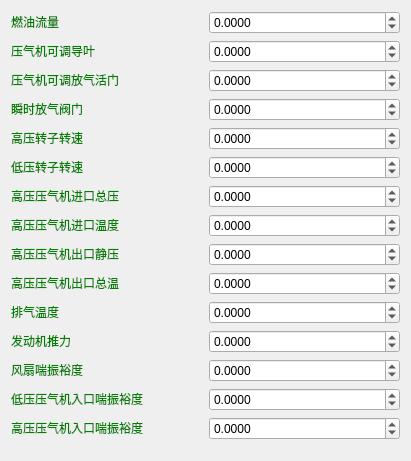
     <widget class="QWidget" name="layoutWidget">
      <property name="geometry">
       <rect>
        <x>880</x>
        <y>320</y>
        <width>411</width>
        <height>461</height>
       </rect>
      </property>
      <layout class="QVBoxLayout" name="verticalLayout">
       <item>
        <layout class="QHBoxLayout" name="horizontalLayout_59">
         <item>
          <widget class="QLabel" name="label_83">
           <property name="text">
            <string>&lt;html&gt;&lt;head/&gt;&lt;body&gt;&lt;p&gt;&lt;span style=&quot; color:#008000;&quot;&gt;燃油流量&lt;/span&gt;&lt;/p&gt;&lt;/body&gt;&lt;/html&gt;</string>
           </property>
          </widget>
         </item>
         <item>
          <widget class="QDoubleSpinBox" name="enginebox1">
           <property name="decimals">
            <number>4</number>
           </property>
           <property name="minimum">
            <double>-100.000000000000000</double>
           </property>
           <property name="maximum">
            <double>1000.000000000000000</double>
           </property>
          </widget>
         </item>
        </layout>
       </item>
       <item>
        <layout class="QHBoxLayout" name="horizontalLayout_60">
         <item>
          <widget class="QLabel" name="label_84">
           <property name="text">
            <string>&lt;html&gt;&lt;head/&gt;&lt;body&gt;&lt;p&gt;&lt;span style=&quot; color:#008000;&quot;&gt;压气机可调导叶&lt;/span&gt;&lt;/p&gt;&lt;/body&gt;&lt;/html&gt;</string>
           </property>
          </widget>
         </item>
         <item>
          <widget class="QDoubleSpinBox" name="enginebox1_2">
           <property name="decimals">
            <number>4</number>
           </property>
           <property name="minimum">
            <double>-100.000000000000000</double>
           </property>
           <property name="maximum">
            <double>1000.000000000000000</double>
           </property>
          </widget>
         </item>
        </layout>
       </item>
       <item>
        <layout class="QHBoxLayout" name="horizontalLayout_61">
         <item>
          <widget class="QLabel" name="label_96">
           <property name="text">
            <string>&lt;html&gt;&lt;head/&gt;&lt;body&gt;&lt;p&gt;&lt;span style=&quot; color:#008000;&quot;&gt;压气机可调放气活门&lt;/span&gt;&lt;/p&gt;&lt;/body&gt;&lt;/html&gt;</string>
           </property>
          </widget>
         </item>
         <item>
          <widget class="QDoubleSpinBox" name="enginebox1_3">
           <property name="decimals">
            <number>4</number>
           </property>
           <property name="minimum">
            <double>-100.000000000000000</double>
           </property>
           <property name="maximum">
            <double>1000.000000000000000</double>
           </property>
          </widget>
         </item>
        </layout>
       </item>
       <item>
        <layout class="QHBoxLayout" name="horizontalLayout_62">
         <item>
          <widget class="QLabel" name="label_105">
           <property name="text">
            <string>&lt;html&gt;&lt;head/&gt;&lt;body&gt;&lt;p&gt;&lt;span style=&quot; color:#008000;&quot;&gt;瞬时放气阀门&lt;/span&gt;&lt;/p&gt;&lt;/body&gt;&lt;/html&gt;</string>
           </property>
          </widget>
         </item>
         <item>
          <widget class="QDoubleSpinBox" name="enginebox1_4">
           <property name="decimals">
            <number>4</number>
           </property>
           <property name="minimum">
            <double>-100.000000000000000</double>
           </property>
           <property name="maximum">
            <double>1000.000000000000000</double>
           </property>
          </widget>
         </item>
        </layout>
       </item>
       <item>
        <layout class="QHBoxLayout" name="horizontalLayout_63">
         <item>
          <widget class="QLabel" name="label_106">
           <property name="text">
            <string>&lt;html&gt;&lt;head/&gt;&lt;body&gt;&lt;p&gt;&lt;span style=&quot; color:#008000;&quot;&gt;高压转子转速&lt;/span&gt;&lt;/p&gt;&lt;/body&gt;&lt;/html&gt;</string>
           </property>
          </widget>
         </item>
         <item>
          <widget class="QDoubleSpinBox" name="enginebox1_5">
           <property name="decimals">
            <number>4</number>
           </property>
           <property name="minimum">
            <double>-100.000000000000000</double>
           </property>
           <property name="maximum">
            <double>1000.000000000000000</double>
           </property>
          </widget>
         </item>
        </layout>
       </item>
       <item>
        <layout class="QHBoxLayout" name="horizontalLayout_64">
         <item>
          <widget class="QLabel" name="label_114">
           <property name="text">
            <string>&lt;html&gt;&lt;head/&gt;&lt;body&gt;&lt;p&gt;&lt;span style=&quot; color:#008000;&quot;&gt;低压转子转速&lt;/span&gt;&lt;/p&gt;&lt;/body&gt;&lt;/html&gt;</string>
           </property>
          </widget>
         </item>
         <item>
          <widget class="QDoubleSpinBox" name="enginebox1_6">
           <property name="decimals">
            <number>4</number>
           </property>
           <property name="minimum">
            <double>-100.000000000000000</double>
           </property>
           <property name="maximum">
            <double>1000.000000000000000</double>
           </property>
          </widget>
         </item>
        </layout>
       </item>
       <item>
        <layout class="QHBoxLayout" name="horizontalLayout_65">
         <item>
          <widget class="QLabel" name="label_115">
           <property name="text">
            <string>&lt;html&gt;&lt;head/&gt;&lt;body&gt;&lt;p&gt;&lt;span style=&quot; color:#008000;&quot;&gt;高压压气机进口总压&lt;/span&gt;&lt;/p&gt;&lt;/body&gt;&lt;/html&gt;</string>
           </property>
          </widget>
         </item>
         <item>
          <widget class="QDoubleSpinBox" name="enginebox1_7">
           <property name="decimals">
            <number>4</number>
           </property>
           <property name="minimum">
            <double>-100.000000000000000</double>
           </property>
           <property name="maximum">
            <double>1000.000000000000000</double>
           </property>
          </widget>
         </item>
        </layout>
       </item>
       <item>
        <layout class="QHBoxLayout" name="horizontalLayout_66">
         <item>
          <widget class="QLabel" name="label_133">
           <property name="text">
            <string>&lt;html&gt;&lt;head/&gt;&lt;body&gt;&lt;p&gt;&lt;span style=&quot; color:#008000;&quot;&gt;高压压气机进口温度&lt;/span&gt;&lt;/p&gt;&lt;/body&gt;&lt;/html&gt;</string>
           </property>
          </widget>
         </item>
         <item>
          <widget class="QDoubleSpinBox" name="enginebox1_8">
           <property name="decimals">
            <number>4</number>
           </property>
           <property name="minimum">
            <double>-100.000000000000000</double>
           </property>
           <property name="maximum">
            <double>1000.000000000000000</double>
           </property>
          </widget>
         </item>
        </layout>
       </item>
       <item>
        <layout class="QHBoxLayout" name="horizontalLayout_67">
         <item>
          <widget class="QLabel" name="label_134">
           <property name="text">
            <string>&lt;html&gt;&lt;head/&gt;&lt;body&gt;&lt;p&gt;&lt;span style=&quot; color:#008000;&quot;&gt;高压压气机出口静压&lt;/span&gt;&lt;/p&gt;&lt;/body&gt;&lt;/html&gt;</string>
           </property>
          </widget>
         </item>
         <item>
          <widget class="QDoubleSpinBox" name="enginebox1_9">
           <property name="decimals">
            <number>4</number>
           </property>
           <property name="minimum">
            <double>-100.000000000000000</double>
           </property>
           <property name="maximum">
            <double>1000.000000000000000</double>
           </property>
          </widget>
         </item>
        </layout>
       </item>
       <item>
        <layout class="QHBoxLayout" name="horizontalLayout_68">
         <item>
          <widget class="QLabel" name="label_135">
           <property name="text">
            <string>&lt;html&gt;&lt;head/&gt;&lt;body&gt;&lt;p&gt;&lt;span style=&quot; color:#008000;&quot;&gt;高压压气机出口总温&lt;/span&gt;&lt;/p&gt;&lt;/body&gt;&lt;/html&gt;</string>
           </property>
          </widget>
         </item>
         <item>
          <widget class="QDoubleSpinBox" name="enginebox1_10">
           <property name="decimals">
            <number>4</number>
           </property>
           <property name="minimum">
            <double>-100.000000000000000</double>
           </property>
           <property name="maximum">
            <double>1000.000000000000000</double>
           </property>
          </widget>
         </item>
        </layout>
       </item>
       <item>
        <layout class="QHBoxLayout" name="horizontalLayout_69">
         <item>
          <widget class="QLabel" name="label_136">
           <property name="text">
            <string>&lt;html&gt;&lt;head/&gt;&lt;body&gt;&lt;p&gt;&lt;span style=&quot; color:#008000;&quot;&gt;排气温度&lt;/span&gt;&lt;/p&gt;&lt;/body&gt;&lt;/html&gt;</string>
           </property>
          </widget>
         </item>
         <item>
          <widget class="QDoubleSpinBox" name="enginebox1_11">
           <property name="decimals">
            <number>4</number>
           </property>
           <property name="minimum">
            <double>-100.000000000000000</double>
           </property>
           <property name="maximum">
            <double>1000.000000000000000</double>
           </property>
          </widget>
         </item>
        </layout>
       </item>
       <item>
        <layout class="QHBoxLayout" name="horizontalLayout_70">
         <item>
          <widget class="QLabel" name="label_137">
           <property name="text">
            <string>&lt;html&gt;&lt;head/&gt;&lt;body&gt;&lt;p&gt;&lt;span style=&quot; color:#008000;&quot;&gt;发动机推力&lt;/span&gt;&lt;/p&gt;&lt;/body&gt;&lt;/html&gt;</string>
           </property>
          </widget>
         </item>
         <item>
          <widget class="QDoubleSpinBox" name="enginebox1_12">
           <property name="decimals">
            <number>4</number>
           </property>
           <property name="minimum">
            <double>-100.000000000000000</double>
           </property>
           <property name="maximum">
            <double>1000.000000000000000</double>
           </property>
          </widget>
         </item>
        </layout>
       </item>
       <item>
        <layout class="QHBoxLayout" name="horizontalLayout_71">
         <item>
          <widget class="QLabel" name="label_138">
           <property name="text">
            <string>&lt;html&gt;&lt;head/&gt;&lt;body&gt;&lt;p&gt;&lt;span style=&quot; color:#008000;&quot;&gt;风扇喘振裕度&lt;/span&gt;&lt;/p&gt;&lt;/body&gt;&lt;/html&gt;</string>
           </property>
          </widget>
         </item>
         <item>
          <widget class="QDoubleSpinBox" name="enginebox1_13">
           <property name="decimals">
            <number>4</number>
           </property>
           <property name="minimum">
            <double>-100.000000000000000</double>
           </property>
           <property name="maximum">
            <double>1000.000000000000000</double>
           </property>
          </widget>
         </item>
        </layout>
       </item>
       <item>
        <layout class="QHBoxLayout" name="horizontalLayout_72">
         <item>
          <widget class="QLabel" name="label_139">
           <property name="text">
            <string>&lt;html&gt;&lt;head/&gt;&lt;body&gt;&lt;p&gt;&lt;span style=&quot; color:#008000;&quot;&gt;低压压气机入口喘振裕度&lt;/span&gt;&lt;/p&gt;&lt;/body&gt;&lt;/html&gt;</string>
           </property>
          </widget>
         </item>
         <item>
          <widget class="QDoubleSpinBox" name="enginebox1_14">
           <property name="decimals">
            <number>4</number>
           </property>
           <property name="minimum">
            <double>-100.000000000000000</double>
           </property>
           <property name="maximum">
            <double>1000.000000000000000</double>
           </property>
          </widget>
         </item>
        </layout>
       </item>
       <item>
        <layout class="QHBoxLayout" name="horizontalLayout_73">
         <item>
          <widget class="QLabel" name="label_140">
           <property name="text">
            <string>&lt;html&gt;&lt;head/&gt;&lt;body&gt;&lt;p&gt;&lt;span style=&quot; color:#008000;&quot;&gt;高压压气机入口喘振裕度&lt;/span&gt;&lt;/p&gt;&lt;/body&gt;&lt;/html&gt;</string>
           </property>
          </widget>
         </item>
         <item>
          <widget class="QDoubleSpinBox" name="enginebox1_15">
           <property name="decimals">
            <number>4</number>
           </property>
           <property name="minimum">
            <double>-100.000000000000000</double>
           </property>
           <property name="maximum">
            <double>1000.000000000000000</double>
           </property>
          </widget>
         </item>
        </layout>
       </item>
      </layout>
     </widget>
